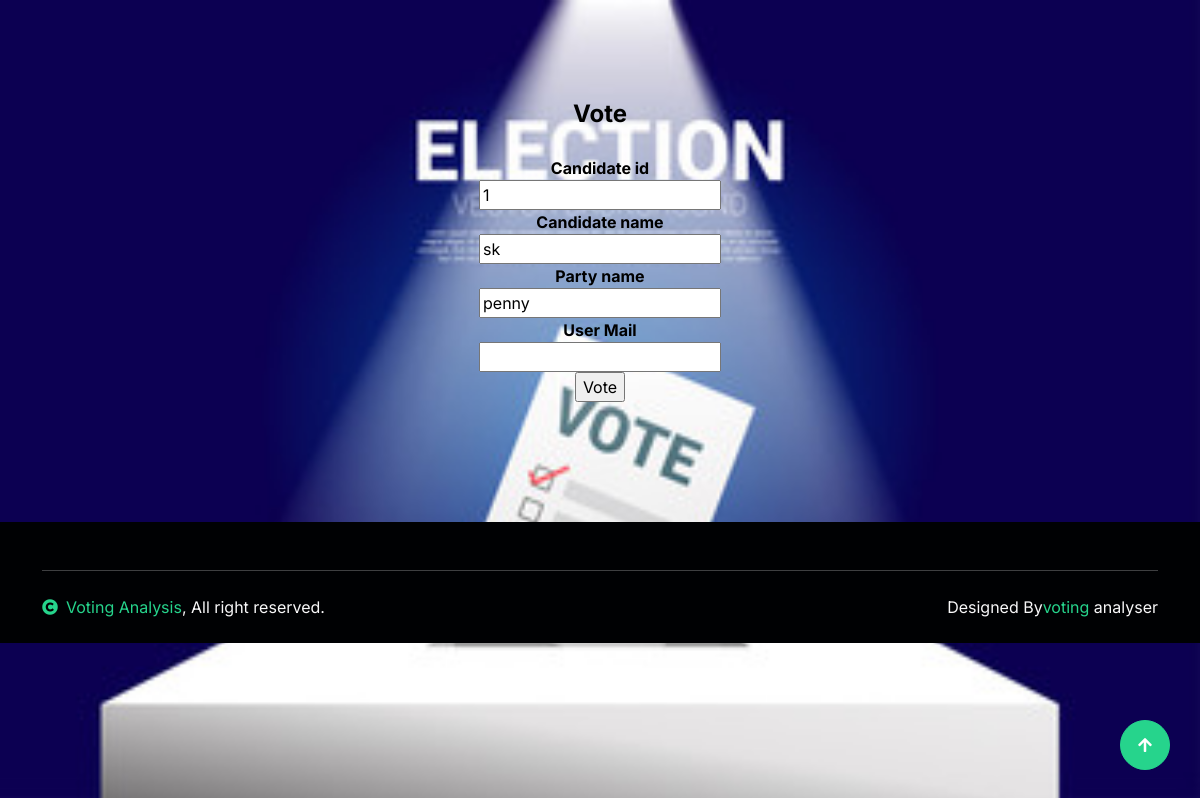
Screenshot of /vote.php?select=1 with the database file from the repository.
### tables this page shows
CREATE TABLE IF NOT EXISTS `candidate` (
  `cid` int(50) NOT NULL AUTO_INCREMENT,
  `cname` varchar(50) NOT NULL,
  `pname` varchar(50) NOT NULL,
  `psym` varchar(50) NOT NULL,
  PRIMARY KEY (`cid`)
);

### vote.php (the view, shortened to what this page needs)
<?php
	include_once("style.php");
?>
<?php
$query2 = "select * from candidate where cid='".$_GET['select']."'";
			$result = mysql_query($query2);
			if(mysql_num_rows($result)){
			$row = mysql_fetch_assoc($result);
			}
?>
                       <div class="container">
<form action="" method="post" name="addroom">
    <center>
        <br>
        <br>
        <br>
        <br>
        <center><font color="black" size="5"> <b>Vote</b> </font></center>
       <b> Candidate id</b><br />
        <input name="cid" type="text" value="<?php echo $row['cid']; ?>" readonly />
        <br />
        <b> Candidate  name</b><br />
        <input name="cname" type="text" value="<?php echo $row['cname']; ?>" readonly />
        <br />
		 <b> Party name</b><br />
        <input name="pname" type="text" value="<?php echo $row['pname']; ?>" readonly />
<br />
       <b> User Mail</b><br />
<input name="mail" type="text" value="<?php echo $_SESSION['email']; ?>" readonly />
        <br />
       <input type="submit" name="submit" value="Vote" id="button1" />
        <br>
    </center>
</form>
</div>
<?php
	include_once("footer.php");
	?>

### rows the page displays
candidate: cid "1", cname "sk", pname "penny"
